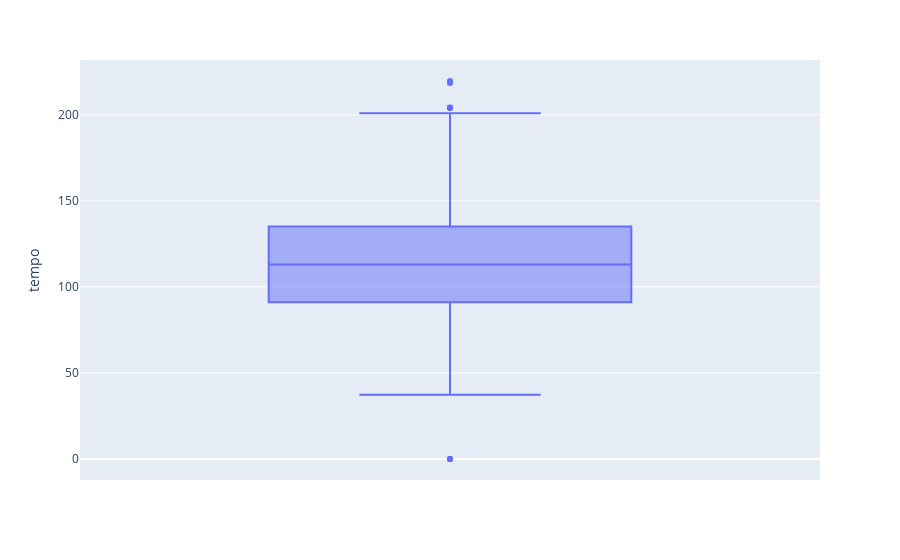

The code cell stored with this chart in its notebook:
### Code cell
fig = px.box(top_5, y="tempo")
fig.show()

### Figure 1 — Plotly figure (JSON) as saved in the notebook; plotly's stock layout.template omitted (floating-point values rounded to 4 significant figures; data arrays with more than 128 entries replaced by an {"elided": "..."} marker saying what was removed)
{"data": [{"alignmentgroup": "True", "hovertemplate": "tempo=%{y}<extra></extra>", "legendgroup": "", "marker": {"color": "#636efa"}, "name": "", "notched": false, "offsetgroup": "", "orientation": "v", "showlegend": false, "type": "box", "x0": " ", "xaxis": "x", "y": {"elided": "4637 float values"}, "y0": " ", "yaxis": "y"}], "layout": {"boxmode": "group", "legend": {"tracegroupgap": 0}, "margin": {"t": 60}, "xaxis": {"anchor": "y", "domain": [0, 1]}, "yaxis": {"anchor": "x", "domain": [0, 1], "title": {"text": "tempo"}}}}
